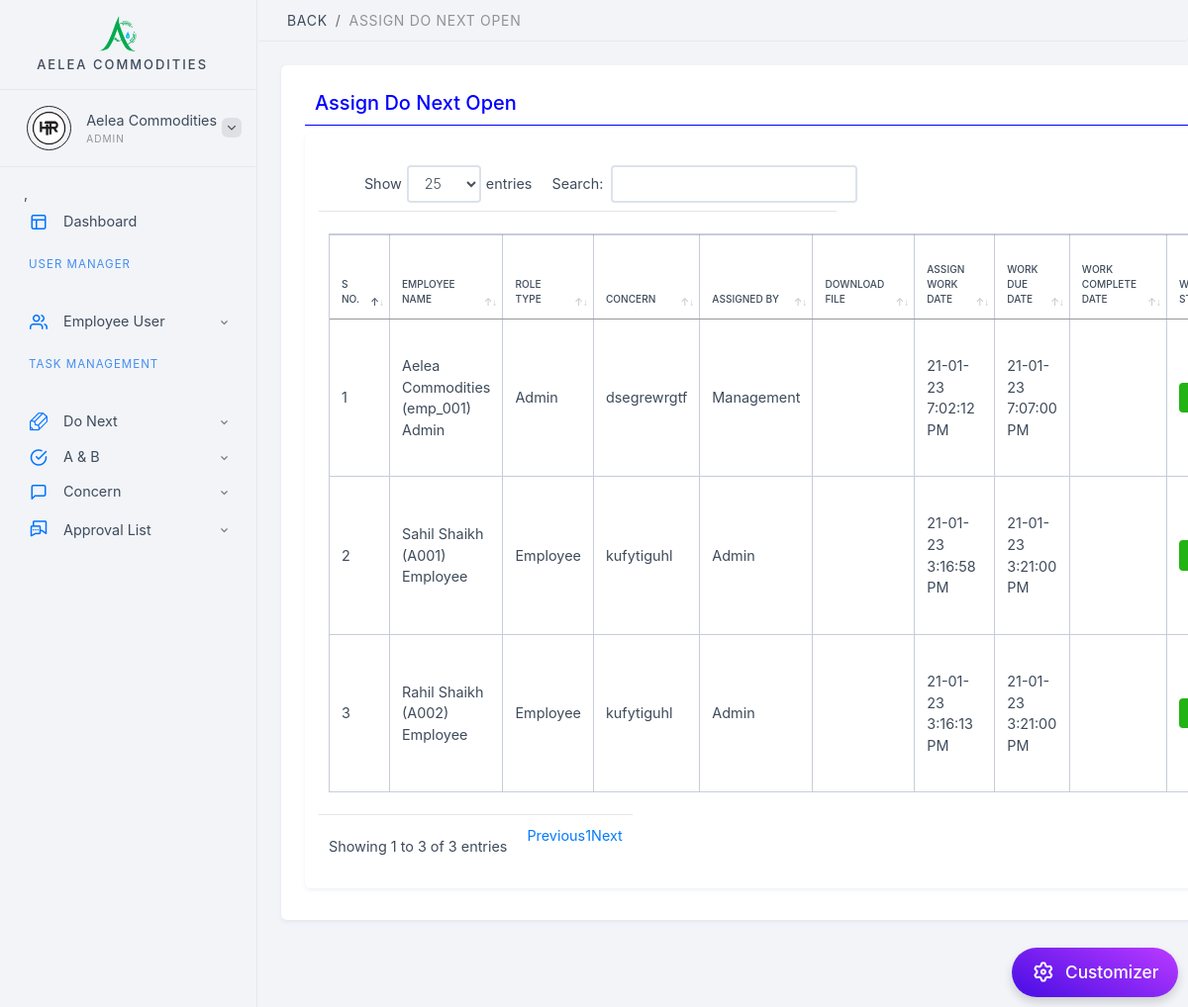
/assign_task_open_list.php (signed in), run on the app's committed database.
### tables this page shows
CREATE TABLE `assign_task` (
  `task_id` int(11) NOT NULL,
  `emp_id` int(11) DEFAULT NULL,
  `task` text DEFAULT NULL,
  `assignby` varchar(255) DEFAULT NULL,
  `task_doc` varchar(255) DEFAULT NULL,
  `work_assign_date` datetime DEFAULT NULL,
  `work_due_date` datetime DEFAULT NULL,
  `work_com_date` datetime DEFAULT NULL,
  `status` varchar(255) DEFAULT NULL,
  `remark` text DEFAULT NULL,
  `Achievements` text DEFAULT NULL,
  `Benefits` text DEFAULT NULL,
  `attachments` varchar(255) DEFAULT NULL
);

CREATE TABLE `emp_login` (
  `id` int(11) NOT NULL,
  `emp_code` varchar(255) NOT NULL,
  `emp_name` varchar(255) NOT NULL,
  `user_id` varchar(255) NOT NULL,
  `pswd` varchar(255) NOT NULL,
  `status` int(11) NOT NULL,
  `created` datetime NOT NULL,
  `user_role` varchar(255) NOT NULL,
  `emp_pro` varchar(255) NOT NULL,
  `email_id` varchar(255) NOT NULL,
  `emp_mob` varchar(255) NOT NULL,
  `report_to` varchar(255) NOT NULL
);

### includes/App_Code.php (called while the page is built, shortened)
<?php
class App_Code {
       function getName($ID) {
       $con = mysqli_connect("localhost", "root", "", "task_management") or die(mysqli_connect_error());
        $UserRGID = $ID;
        $client = "select * from emp_login where id='$UserRGID'";
        $getNameQuery = mysqli_query($con, $client) or die(mysqli_error());
        while ($row = mysqli_fetch_assoc($getNameQuery)) {
            $emp_name = $row['emp_name'];
            $emp_code = $row['emp_code'];
            $emp_role = ucfirst( $row['user_role']);
            return $emp_name. ' (' . $emp_code .')'.' '. $emp_role;
        }
    }
    function get_User_role($ID) {
       $con = mysqli_connect("localhost", "root", "", "task_management") or die(mysqli_connect_error());
        $UserRGID = $ID;
        $client = "select * from emp_login where id='$UserRGID'";
        $getNameQuery = mysqli_query($con, $client) or die(mysqli_error());
        while ($row = mysqli_fetch_assoc($getNameQuery)) {
            $user_role = ucfirst($row['user_role']);
            return $user_role;
        }
    }
}
?>

### assign_task_open_list.php (the view, shortened to what this page needs)
<?php
include './includes/admin_header.php';
include './includes/data_base_save_update.php';
include './includes/App_Code.php';
$app_code_obj=new App_Code();
?>
<ul class="breadcrumb">
    <li class="breadcrumb-item"><a href="admin_donext_dash.php">Back</a></li>
    <li class="breadcrumb-item"><span>Assign Do Next Open</span></li>
</ul>
<div class="content-i">
    <div class="content-box">
        <div class="element-wrapper">
            <div class="element-box">
                            <div class="row">
                                 <div class="col-md-12">
                                    <h5 style="color: blue;border-bottom: 1px solid blue;padding: 10px;">Assign Do Next Open</h5>
                                </div>
                            </div>
                                <div class="element-box">
   <table id="example" style="width: 100%;" class="display table table-bordered table-responsive" style="width:100%">
        <thead>
                    <tr>
                        <th>S No.</th>
                        <th>Employee Name</th>
                        <th>Role Type</th>
                        <th>Concern</th>
                         <th>Assigned By</th>
                          <th>Download File</th>
                           <th>Assign Work Date</th>
                           <th>Work Due Date</th>
                            <th>Work Complete Date</th>
                            <th>Work Status</th>
                    </tr>
        </thead>
        <tbody>
                                 <?php
                 $qry = mysqli_query($connection, "SELECT * FROM assign_task where status='Open' order by work_assign_date desc") or die("select query fail" . mysqli_error());
$count = 0;
while ($row = mysqli_fetch_assoc($qry)) {
    $count = $count + 1;
    $emp_id = $row['emp_id'];
    $task = $row['task'];
    $assignby = $row['assignby'];
    $work_assign_date = strtotime($row['work_assign_date']);
    $work_assign_date = date( 'd-m-y g:i:s A', $work_assign_date );
    $work_due_date = strtotime($row['work_due_date']);
    $work_due_date = date( 'd-m-y g:i:s A', $work_due_date );
    $work_com_date = strtotime($row['work_com_date']);
           $status  = $row['status'];
    ?>
                    <tr>
  <td><?php echo $count;?></td>
  <td> <?php echo $app_code_obj->getName($emp_id);?></td>
  <td> <?php echo $app_code_obj->get_User_role($emp_id);?></td>
  <td><?php echo $task;?></td>
  <td><?php echo $assignby;?></td>
  <td>
  </td>
    <td><?php echo $work_assign_date;?></td>
    <td><?php echo $work_due_date;?></td>
  <td><?php echo $work_com_date;?></td>
  <td><a href="#" class="btn btn-success"> <?php echo $status;?></a></td>
                    </tr>
<?php }?>
        </tbody>  </table>
   </div>
                            </div>
            </div>
        </div>
    </div>
</div>
<?php include './includes/Plugin.php'; ?>
        <?php include './includes/admin_footer.php'; ?>

### data on the page
assign_task: emp.user_role "Aelea Commodities (emp_001) Admin", emp.user_role "Admin", task "dsegrewrgtf", assignby "Management", work_assign_date "21-01-23 7:02:12 PM", work_due_date "21-01-23 7:07:00 PM"
assign_task: emp.user_role "Sahil Shaikh (A001) Employee", emp.user_role "Employee", task "kufytiguhl", assignby "Admin", work_assign_date "21-01-23 3:16:58 PM", work_due_date "21-01-23 3:21:00 PM"
assign_task: emp.user_role "Rahil Shaikh (A002) Employee", emp.user_role "Employee", task "kufytiguhl", assignby "Admin", work_assign_date "21-01-23 3:16:13 PM", work_due_date "21-01-23 3:21:00 PM"

### other printed values
$_SESSION['emp_name'] "Aelea Commodities"
$_SESSION['User_type'] "ADMIN"
